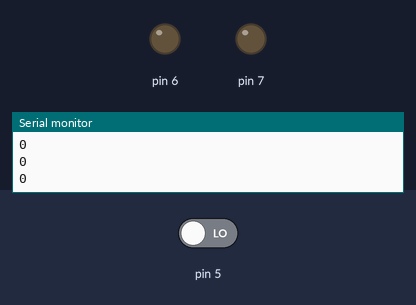
Simulated run of this sketch. Board: Arduino Uno, built with avr-gcc and run on an emulated ATmega328P. On the bench: output pins drawn as LEDs (lit = HIGH), the last lines printed to the serial monitor. Dashed ring = blinking. The inputs (shaded band) are chosen by the test bench; at power-on: pin 5 LOW.

Above: at 1.2 s.
1.3 s: pin 5 driven HIGH
At 1.45 s:
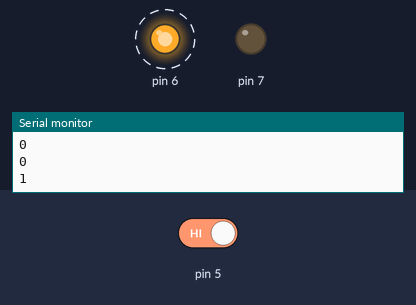
At 2.15 s:
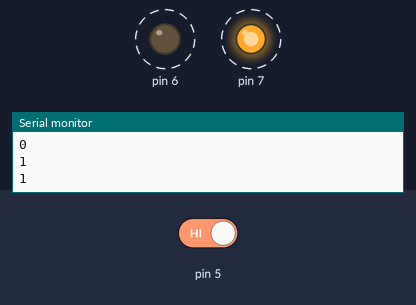
4.3 s: pin 5 driven LOW
At 4.3 s:
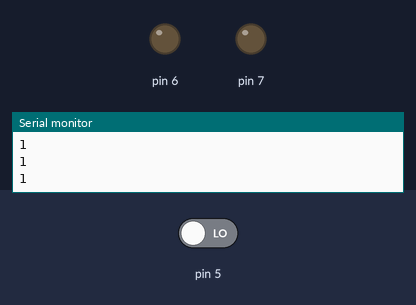
Timing chart, 0 to 7.3 s (numbered marks = the images above; inputs shaded):
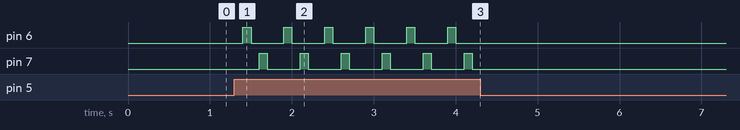

Measured:
- after the input at 1.3 s, pin 6: alternates HIGH for 0.10 s and LOW for 0.40 s, starting after 0.10 s; pin 7: alternates HIGH for 0.10 s and LOW for 0.40 s, starting after 0.30 s
- after the input at 4.3 s, pin 6, pin 7: stops changing and stays LOW

The sketch:

alarm_system_using_ldr.ino
```cpp
void setup() {
 pinMode(5,INPUT);
 pinMode(6,OUTPUT);
 pinMode(7,OUTPUT);
Serial.begin(9600);
}

void loop() {
int sensorValue = digitalRead(5);
Serial.println(sensorValue);
delay(100);
if(sensorValue==1){
    digitalWrite(6,1);
    delay(100);
    digitalWrite(6,0);
    delay(100);
    digitalWrite(7,1);
    delay(100);
     digitalWrite(7,0);
    delay(100);
  }
  else{
    digitalWrite(6,0);
    digitalWrite(7,0);
  }
}
```
